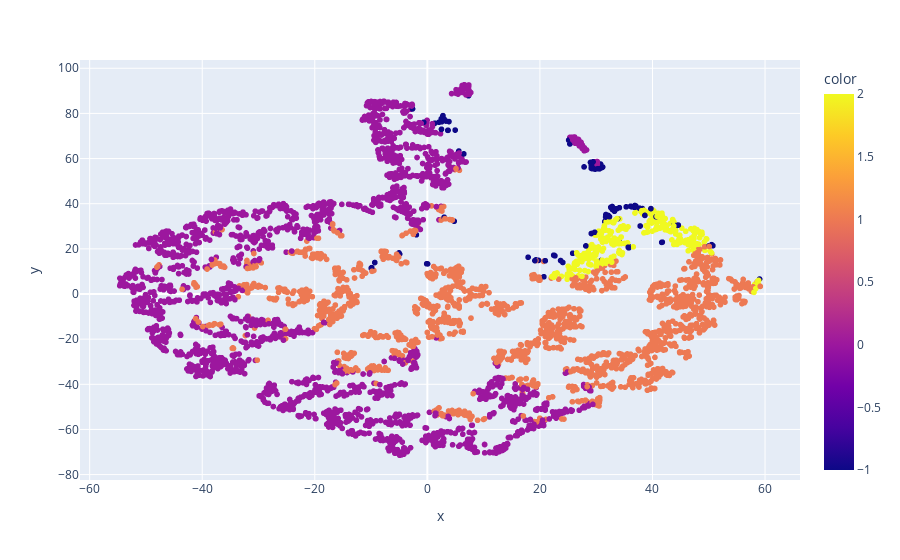

The code cell stored with this chart in its notebook:
### Code cell
px.scatter(x=tsne_2d[:, 0], y=tsne_2d[:, 1], color=dff_rfm['bayseian_gmm_clusters'])

### Figure 1 — Plotly figure (JSON) as saved in the notebook; plotly's stock layout.template omitted (floating-point values rounded to 4 significant figures; data arrays with more than 128 entries replaced by an {"elided": "..."} marker saying what was removed)
{"data": [{"hovertemplate": "x=%{x}<br>y=%{y}<br>color=%{marker.color}<extra></extra>", "legendgroup": "", "marker": {"color": {"elided": "4205 int values"}, "coloraxis": "coloraxis", "symbol": "circle"}, "mode": "markers", "name": "", "showlegend": false, "type": "scattergl", "x": {"elided": "4205 float values"}, "xaxis": "x", "y": {"elided": "4205 float values"}, "yaxis": "y"}], "layout": {"coloraxis": {"colorbar": {"title": {"text": "color"}}, "colorscale": [[0, "#0d0887"], [0.1111, "#46039f"], [0.2222, "#7201a8"], [0.3333, "#9c179e"], [0.4444, "#bd3786"], [0.5556, "#d8576b"], [0.6667, "#ed7953"], [0.7778, "#fb9f3a"], [0.8889, "#fdca26"], [1, "#f0f921"]]}, "legend": {"tracegroupgap": 0}, "margin": {"t": 60}, "xaxis": {"anchor": "y", "domain": [0, 1], "title": {"text": "x"}}, "yaxis": {"anchor": "x", "domain": [0, 1], "title": {"text": "y"}}}}
